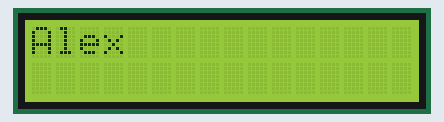
Recording of a sketch running on a simulated Arduino Uno, built with avr-gcc and run on an emulated ATmega328P. Parts: 16×2 character LCD.

Above: at 0.1 s.
At 1.6 s:
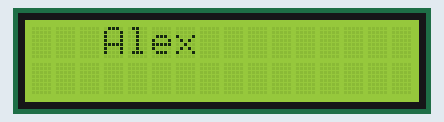
At 3.6 s:
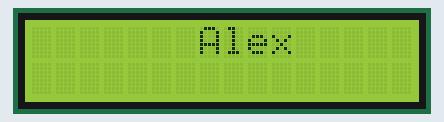
At 6.7 s:
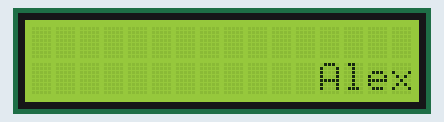
At 10.2 s:
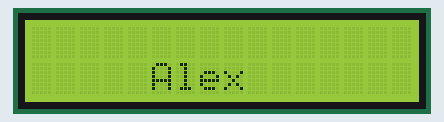
At 13.7 s:
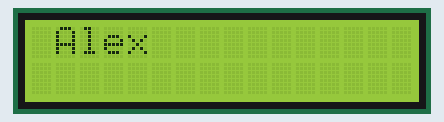

The sketch:

challenge_2.ino
```cpp
//Name: Alex Dorodko
//Date: 08/NOV/2020
//Purpose: this is a program to make sure the LCD is functioning

#include <LiquidCrystal.h>

//Initialise the Serial LCD.

LiquidCrystal lcd(12,11,5,4,3,2); //These pin numbers are hard coded in on the serial backpack
int vertical = 0;

void setup()
{
    lcd.begin (16,2); //Initialize the LCD.

}
void loop()
{
    for (int horizontal = 0; horizontal < 13; horizontal++)
    {
        lcd.clear();
        lcd.setCursor(horizontal,vertical); //goto first column and first line (0,0)
        lcd.print("Alex"); //Print at cursor Location
        delay(500);
    }

    vertical = 1;

    for (int horizontal = 12; horizontal >= 0; horizontal--)
    {
        lcd.clear();
        lcd.setCursor(horizontal,vertical); //goto first column and first line (0,0)
        lcd.print("Alex"); //Print at cursor Location
        delay(500);
    }

    vertical = 0;
}
```

Measured:
- by itself, everything shown: repeats every 13.1 s, in 26 steps
- what the display in image 1 shows lasts 0.5 s, from 1.6 s to 2.1 s
